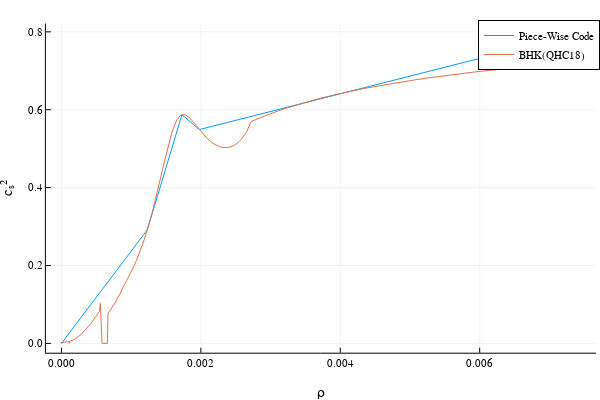

Write notebook code for a chart like this one.
### Code cell
#BHK(QHC18) shown here


mₙ = 939.565000;
nb = readdlm("eos.nb BHK(QHC18)", skipstart = 2);
data = readdlm("eos.thermo BHK(QHC18)", skipstart = 1);
Q1 = data[:,4];
Q7 = data[:,10];
P = Q1.*nb;
ρ = (Q7 .+ 1) .* (nb .* mₙ);

dP = P[2:end] - P[1:end-1];
dρ = ρ[2:end] - ρ[1:end-1];

sound_speed = (abs.(dP ./ dρ));
geo_conv = (1.6191004251588869e-18)*(1782700000000.0002);
ρ = ρ .*geo_conv;


#ρ_cut = [0 , 0.001701, 0.002367, 0.002721, 0.005571]; #these are the cut off densities
#ρ_cut = [0 , 0.001530, 0.002130, 0.002448, 0.005013]; #these are the cut off densities
#ρ_cut = [0 , 0.001377, 0.001917, 0.002203, 0.004511]; #these are the cut off densities
ρ_cut = [0 , 0.001239, 0.001725, 0.001982, 0.004059]; #these are the cut off densities

indices = [argmin(abs.(ρ .- x))[1] for x in ρ_cut]; #this gives you the first number of each pair

x_interval = [0 ρ[indices[1]]];
for i = 1:size(ρ_cut,1) - 1
    x_interval = vcat(x_interval,[ρ[indices[i]] ρ[indices[i + 1]]]);
end


y_interval = [0 sound_speed[indices[1]]];
for i = 1:size(ρ_cut,1) - 1
    y_interval = vcat(y_interval,[sound_speed[indices[i]] sound_speed[indices[i + 1]]]);
end

print(size(x_interval))
print(size(y_interval))

x = ρ[1:end - 1];
y = zeros(size(x,1));
for i = 1:size(x,1) #for i = 1 to 17801
    y[i] = piece_wise_linear(x_interval, y_interval, x[i]);
end

plotlyjs()

plot(x,y, label = "Piece-Wise Code", xlabel = "ρ", ylabel = "cₛ²")
plot!(ρ[1:end - 1], sound_speed, label = "BHK(QHC18)" )

### Figure 1 — Plotly figure (JSON) as saved in the notebook; plotly's stock layout.template omitted (floating-point values rounded to 4 significant figures; data arrays with more than 128 entries replaced by an {"elided": "..."} marker saying what was removed)
{"data": [{"colorbar": {"title": ""}, "legendgroup": "Piece-Wise Code", "line": {"color": "rgba(0, 154, 250, 1.000)", "dash": "solid", "shape": "linear", "width": 1}, "mode": "lines", "name": "Piece-Wise Code", "showlegend": true, "type": "scatter", "x": {"elided": "399 float values"}, "xaxis": "x", "y": {"elided": "399 float values"}, "yaxis": "y", "zmax": null, "zmin": null}, {"colorbar": {"title": ""}, "legendgroup": "BHK(QHC18)", "line": {"color": "rgba(227, 111, 71, 1.000)", "dash": "solid", "shape": "linear", "width": 1}, "mode": "lines", "name": "BHK(QHC18)", "showlegend": true, "type": "scatter", "x": {"elided": "399 float values"}, "xaxis": "x", "y": {"elided": "399 float values"}, "yaxis": "y", "zmax": null, "zmin": null}], "layout": {"annotations": [], "height": 400, "legend": {"bgcolor": "rgba(255, 255, 255, 1.000)", "bordercolor": "rgba(0, 0, 0, 1.000)", "borderwidth": 1, "font": {"color": "rgba(0, 0, 0, 1.000)", "family": "sans-serif", "size": 11}, "title": {"font": {"color": "rgba(0, 0, 0, 1.000)", "family": "sans-serif", "size": 15}, "text": ""}, "tracegroupgap": 0, "traceorder": "normal", "x": 1, "xanchor": "auto", "y": 1, "yanchor": "auto"}, "margin": {"b": 20, "l": 0, "r": 0, "t": 20}, "paper_bgcolor": "rgba(255, 255, 255, 1.000)", "plot_bgcolor": "rgba(255, 255, 255, 1.000)", "showlegend": true, "width": 600, "xaxis": {"anchor": "y", "domain": [0.07647, 0.9934], "gridcolor": "rgba(0, 0, 0, 0.100)", "gridwidth": 0.5, "linecolor": "rgba(0, 0, 0, 1.000)", "mirror": false, "range": [-0.0002234, 0.00767], "showgrid": true, "showline": true, "showticklabels": true, "tickangle": 0, "tickcolor": "rgb(0, 0, 0)", "tickfont": {"color": "rgba(0, 0, 0, 1.000)", "family": "sans-serif", "size": 11}, "tickmode": "array", "ticks": "inside", "ticktext": ["0.000", "0.002", "0.004", "0.006"], "tickvals": [0, 0.002, 0.004, 0.006], "title": "ρ", "titlefont": {"color": "rgba(0, 0, 0, 1.000)", "family": "sans-serif", "size": 15}, "type": "-", "visible": true, "zeroline": false, "zerolinecolor": "rgba(0, 0, 0, 1.000)"}, "yaxis": {"anchor": "x", "domain": [0.07581, 0.9902], "gridcolor": "rgba(0, 0, 0, 0.100)", "gridwidth": 0.5, "linecolor": "rgba(0, 0, 0, 1.000)", "mirror": false, "range": [-0.02392, 0.8214], "showgrid": true, "showline": true, "showticklabels": true, "tickangle": 0, "tickcolor": "rgb(0, 0, 0)", "tickfont": {"color": "rgba(0, 0, 0, 1.000)", "family": "sans-serif", "size": 11}, "tickmode": "array", "ticks": "inside", "ticktext": ["0.0", "0.2", "0.4", "0.6", "0.8"], "tickvals": [0, 0.2, 0.4, 0.6, 0.8], "title": "cₛ²", "titlefont": {"color": "rgba(0, 0, 0, 1.000)", "family": "sans-serif", "size": 15}, "type": "-", "visible": true, "zeroline": false, "zerolinecolor": "rgba(0, 0, 0, 1.000)"}}}
